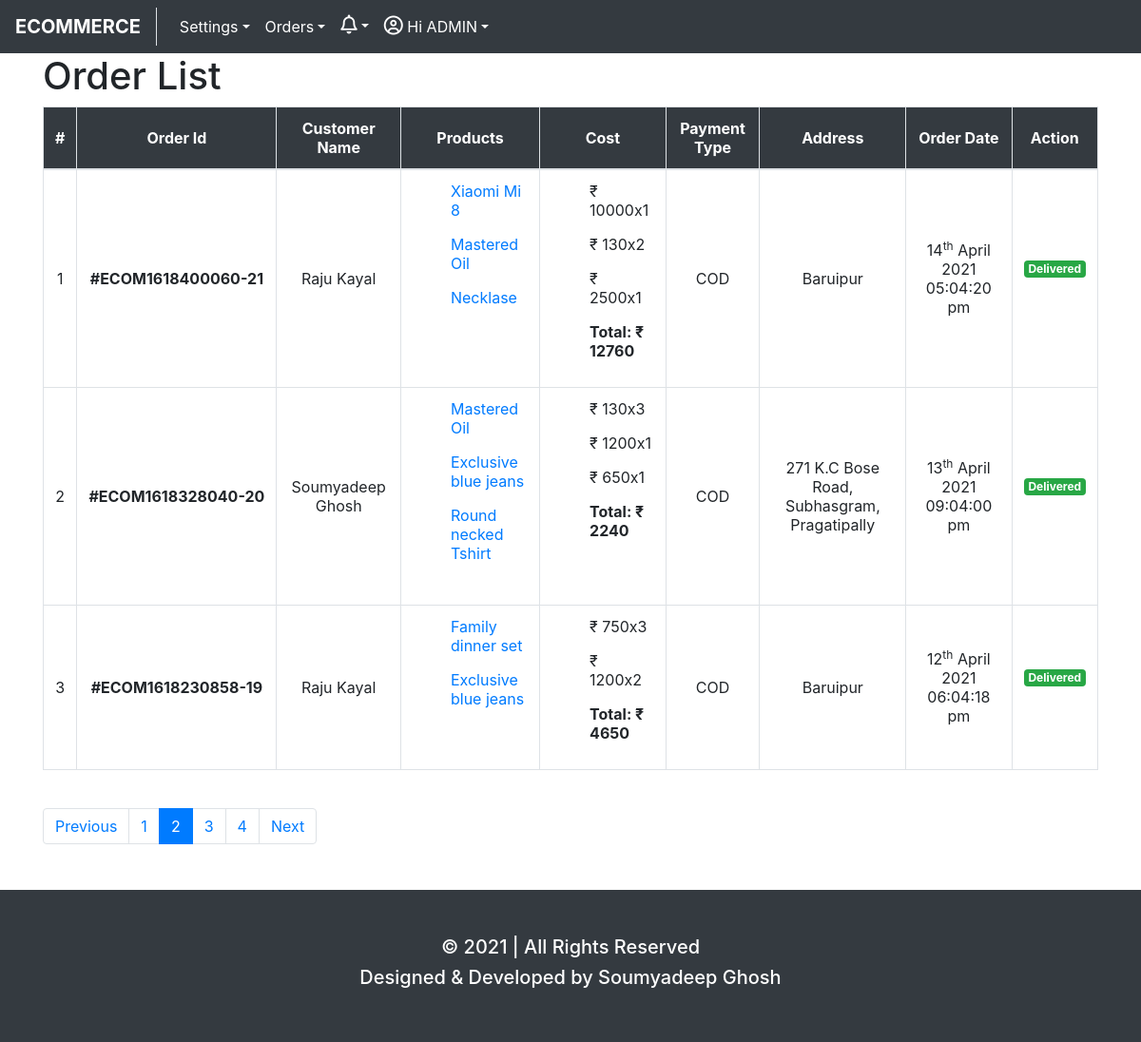
/orderlist.php?page=2 (signed in), run on the app's committed database.
### tables this page shows
CREATE TABLE `orders` (
  `id` int(11) NOT NULL,
  `user_id` int(11) NOT NULL,
  `products` longtext NOT NULL,
  `quantities` longtext NOT NULL,
  `prices` longtext NOT NULL,
  `address` text NOT NULL,
  `payment_method` varchar(50) NOT NULL,
  `invoice` varchar(100) NOT NULL,
  `status` tinyint(1) NOT NULL DEFAULT 1 COMMENT '0/5=cancelled\r\n1=ordered\r\n2=packed\r\n3=shiped\r\n4=delivered',
  `date` varchar(255) NOT NULL,
  `time` varchar(255) NOT NULL
);

CREATE TABLE `users` (
  `id` int(11) NOT NULL,
  `name` varchar(255) NOT NULL,
  `email` varchar(100) NOT NULL,
  `sex` varchar(10) NOT NULL,
  `address` varchar(255) NOT NULL,
  `username` varchar(50) NOT NULL,
  `password` varchar(100) NOT NULL,
  `type` tinyint(1) NOT NULL DEFAULT 0 COMMENT 'user=0\r\nadmin=1',
  `created_at` varchar(50) NOT NULL,
  `updated_at` varchar(50) NOT NULL
);

CREATE TABLE `product` (
  `id` int(11) NOT NULL,
  `cat_id` int(11) NOT NULL,
  `subcat_id` int(11) NOT NULL,
  `name` varchar(255) NOT NULL,
  `price` varchar(255) NOT NULL,
  `image` varchar(255) NOT NULL,
  `stocks` int(255) NOT NULL,
  `description` text NOT NULL,
  `status` tinyint(1) NOT NULL DEFAULT 0 COMMENT '0=inactive\r\n1=active'
);

### orderlist.php (the view, shortened to what this page needs)
<?php
    include "config.php";
    $page = isset($_GET['page']) ? mysqli_real_escape_string($link,$_GET['page']) : 1;
    $limit = 3;
    $offset = ($page - 1) * $limit;
    if($_SESSION['type'] == 1){
        $sql = "SELECT orders.id as order_id,users.name as user_name,products,quantities,orders.prices as prices,orders.address as order_address,payment_method,invoice,status,date,time FROM orders LEFT JOIN users ON orders.user_id=users.id ORDER BY orders.id DESC LIMIT $limit OFFSET $offset";
    }
    $query = mysqli_query($link,$sql);
?>
<head>
    <?php include 'layouts/head.php' ?>
</head>
<body>
    <?php include 'layouts/header.php' ?>
    <div class="container">
        <h1>Order List</h1>
        <?php if(mysqli_num_rows($query) > 0){ $orders = mysqli_fetch_all($query,MYSQLI_ASSOC); $slno = 1; ?>
        <table class="table table-bordered">
            <thead class="bg-dark text-center text-white">
                <tr>
                    <th class="align-middle">#</th>
                    <th class="align-middle">Order Id</th>
                    <?= $_SESSION['type'] == 1 ? '<th class="align-middle">Customer Name</th>' : '' ?>
                    <th class="align-middle">Products</th>
                    <th class="align-middle">Cost</th>
                    <?= $_SESSION['type'] == 1 ? '<th class="align-middle">Payment Type</th>' : '' ?>
                    <?= $_SESSION['type'] == 1 ? '<th class="align-middle">Address</th>' : '' ?>
                    <th class="align-middle">Order Date</th>
                    <?= $_SESSION['type'] == 1 ? '<th class="align-middle">Action</th>' : '' ?>
                </tr>
            </thead>
            <tbody>
                <?php
                    if($_SESSION['type'] == 1){
                        $psql = "SELECT * FROM orders";
                    }else{
                        $psql = "SELECT * FROM orders WHERE user_id='$user_id'";
                    }
                    $pquery = mysqli_query($link,$psql);
                    $total_record = mysqli_num_rows($pquery);
                    $total_page = ceil($total_record / $limit);
                    foreach($orders as $order){
                ?>
                <tr id="<?= $order['order_id'] ?>">
                    <td class="align-middle text-center"><?= $slno ?></td>
                    <td class="align-middle text-center"><strong><?= '#ECOM'.strtotime($order['time'].' '.$order['date']).'-'.$order['order_id'] ?></strong></td>
                    <?= $_SESSION['type'] == 1 ? '<td class="align-middle text-center">'.$order['user_name'].'</td>' : '' ?>
                    <td>
                        <ul style="list-style-type:none">
                            <?php
                                $arr = json_decode($order['products']);
                                foreach($arr as $id){
                                    $psql = "SELECT name FROM product WHERE id='$id'";
                                    $pquery = mysqli_query($link,$psql);
                                    $product = mysqli_fetch_assoc($pquery);
                            ?>
                                <li class="pb-3"><a href="#" data-toggle="popover" title="<?= $product['name'] ?>" data-pid="<?= $id ?>" data-num="<?= $slno ?>" id="<?= $slno.'-'.$id ?>" class="product"><?= $product['name'] ?></li>
                            <?php } ?>
                        </ul>
                    </td>
                    <td>
                        <ul style="list-style-type:none">
                            <?php
                                $total = 0;
                                $quantities = json_decode($order['quantities']);
                                foreach(json_decode($order['prices']) as $key=>$price){
                                    $total += $price * $quantities[$key];
                            ?>
                                <li class="pb-3">&#8377 <?= $price.'x'.$quantities[$key] ?></li>
                            <?php } ?>
                            <li><strong>Total: &#8377 <?= $total ?></strong></li>
                        </ul>
                    </td>
                    <?= $_SESSION['type'] == 1 ? '<td class="align-middle text-center">'.strtoupper($order['payment_method']).'</td>' : '' ?>
                    <?= $_SESSION['type'] == 1 ? '<td class="align-middle text-center">'.$order['order_address'].'</td>' : '' ?>
                    <?php
                        switch($order['status']){
                            case 4:
                                $status = 'Delivered';
                                $class = 'badge badge-success';
                                break;
                        }
                    ?>
                    <td class="align-middle text-center"><?= date('d',strtotime($order['date'])).'<sup>'.date('S',strtotime($order['date'])).'</sup>'.date(' F Y',strtotime($order['date'])).' '.$order['time'] ?></td>
                    <?php if($_SESSION['type'] == 1){ ?>
                        <td class="align-middle text-center">
                            <span class="<?= isset($class) ? $class : '' ?>"><?= isset($status) ? $status : '' ?></span><br><br>
                        </td>
                    <?php } ?>
                </tr>
                <?php $slno++; }}else{ ?>
                    <tr><td class="text-center" colspan="<?= $_SESSION['type'] == 1 ? 9 : 7 ?>">No order found</td></tr>
                <?php } ?>
            </tbody>
        </table>
        <br>
        <ul class="pagination">
                <li class="page-item <?= ($page > 1) ? '' : 'disabled' ?>"><a class="page-link" href="orderlist.php?page=<?= $page-1 ?>">Previous</a></li>
            <?php for($i=1;$i<=$total_page;$i++){ ?>
                <li class="page-item <?= ($page == $i) ? 'active' : '' ?>"><a class="page-link" href="orderlist.php?page=<?= $i ?>"><?php echo $i ?></a></li>
            <?php } ?>
                <li class="page-item <?= ($total_page > $page) ? '' : 'disabled' ?>"><a class="page-link" href="orderlist.php?page=<?= $page+1 ?>">Next</a></li>
        </ul>
    </div>
    <?php include 'layouts/footer.php' ?>
</body>

### data on the page
orders: strtotime($order['time'].' '.$order['date']) "1618400060", id "21", user.name "Raju Kayal", prices "10000", quantities "1", prices "130", quantities "2", prices "2500", total "12760", payment_method "COD", address "Baruipur", date "14", date "th", date "April 2021", time "05:04:20 pm", status "Delivered"
product: name "Xiaomi Mi 8"
product: name "Mastered Oil"
product: name "Necklase"
orders: strtotime($order['time'].' '.$order['date']) "1618328040", id "20", user.name "Soumyadeep Ghosh", prices "130", quantities "3", prices "1200", quantities "1", prices "650", total "2240", payment_method "COD", address "271 K.C Bose Road, Subhasgram, Pragatipally", date "13", date "th", date "April 2021", time "09:04:00 pm", status "Delivered"
product: name "Exclusive blue jeans"
product: name "Round necked Tshirt"
orders: strtotime($order['time'].' '.$order['date']) "1618230858", id "19", user.name "Raju Kayal", prices "750", quantities "3", prices "1200", quantities "2", total "4650", payment_method "COD", address "Baruipur", date "12", date "th", date "April 2021", time "06:04:18 pm", status "Delivered"
product: name "Family dinner set"

### other printed values
explode(' ',$_SESSION['name'])[0] "ADMIN"
